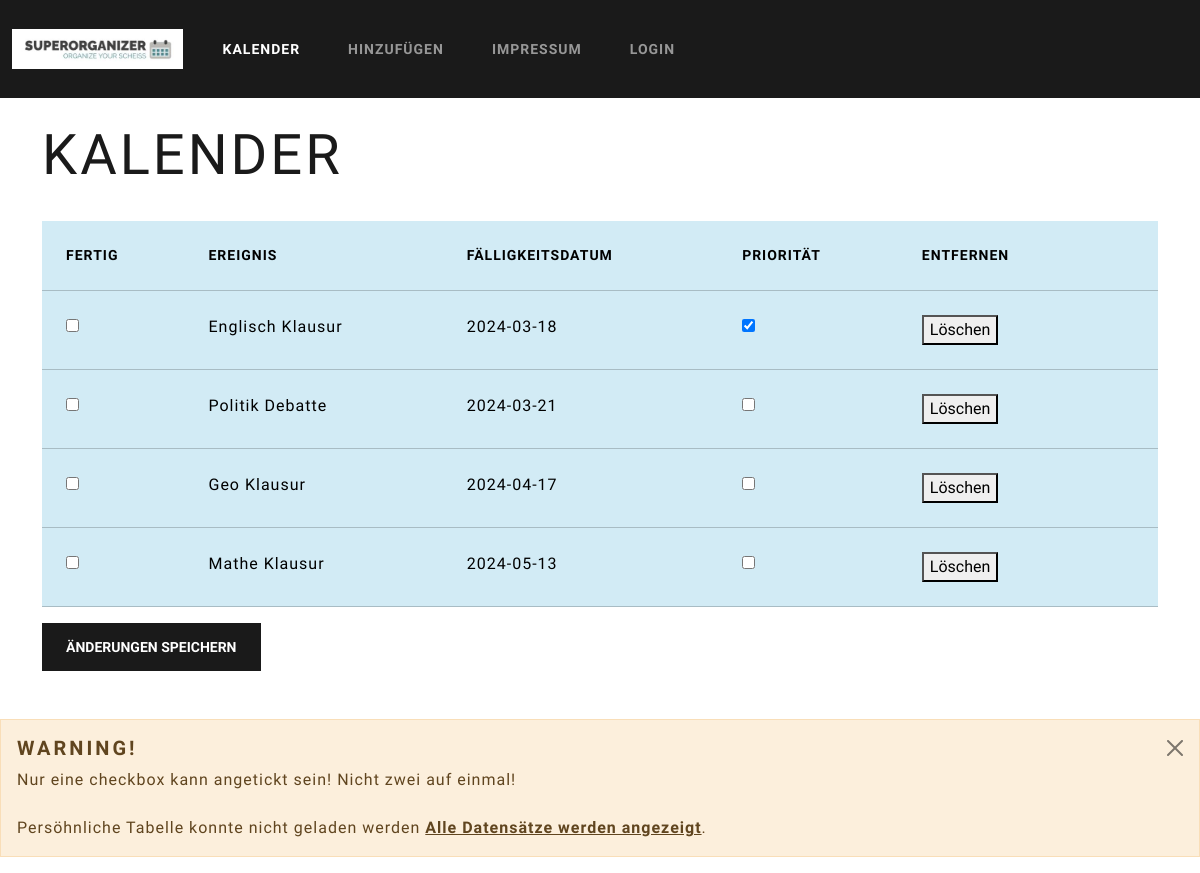
Before: / with the older database file.
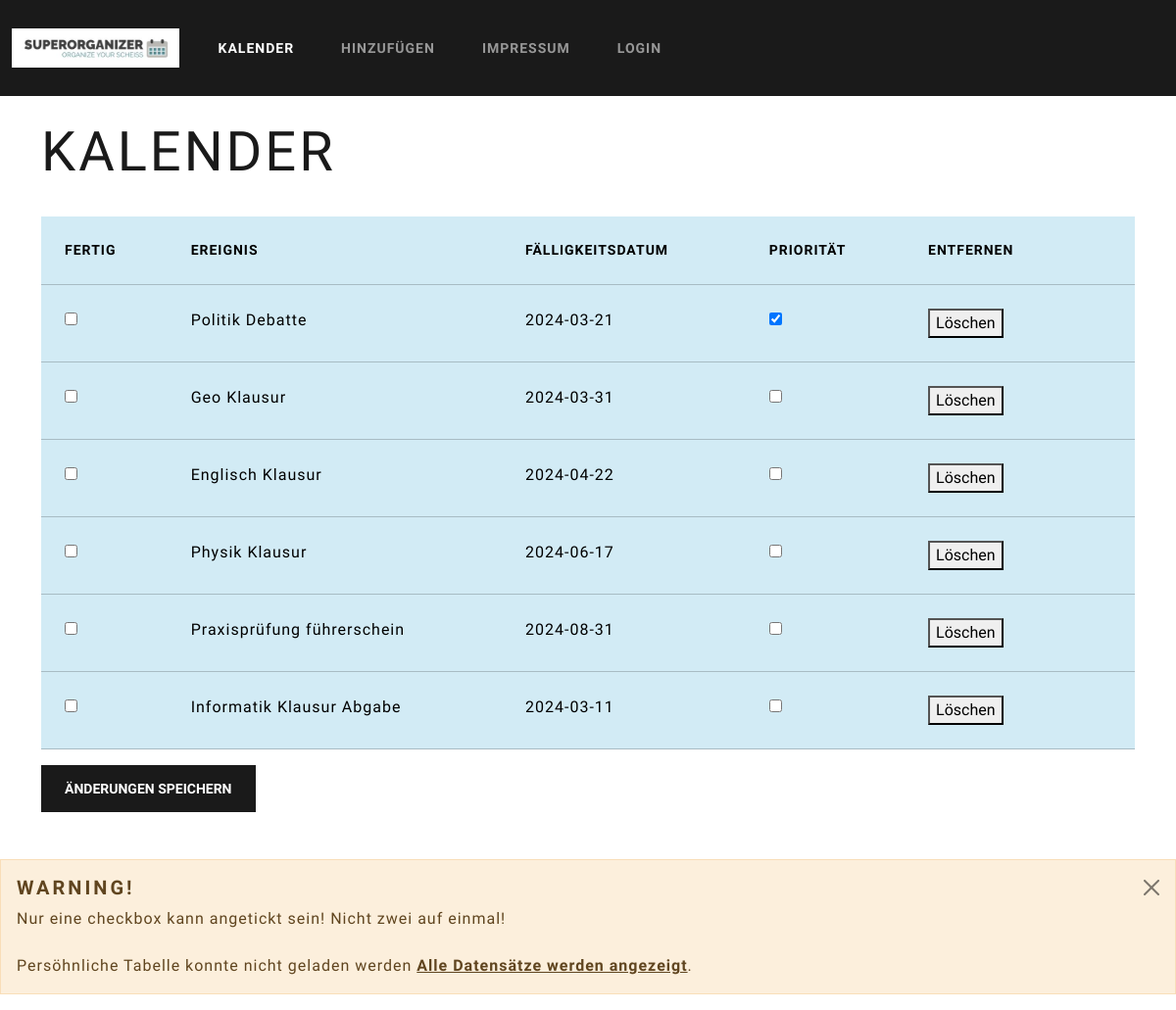
After: the same page with the newer database file.
### tables this page shows
CREATE TABLE "kalender" (
	"iD"	INTEGER UNIQUE,
	"Ereignis"	TEXT,
	"Beschreibung"	TEXT,
	"Priorisiert"	INTEGER,
	"Fertig"	INTEGER,
	"Datum"	TEXT,
	PRIMARY KEY("iD" AUTOINCREMENT)
);

### app.py (the view)
@app.route('/',methods=['POST','GET'])
def index():
    if request.method == 'POST':
         prio=request.form['priorisiert']
    data = get_data()
    return render_template('main.html', data = data)

### app.py (called while the page is built)
def get_data():
    conn = connect_db()
    cursor = conn.cursor()
    cursor.execute("SELECT * FROM kalender ORDER BY priorisiert DESC")
    data = cursor.fetchall()
    conn.close()
    return data

def connect_db():
    return sqlite3.connect('database.db')

### templates/main.html (shortened to what this page needs)
<!DOCTYPE html>
<html>
    <head>
        <link rel="stylesheet" href="{{ url_for('static', filename= 'css/bootstrap.css') }}">
    </head>
<body>
    <nav class="navbar navbar-expand-lg bg-primary" data-bs-theme="dark">
        <div class="container-fluid">
          <a class="navbar-brand" href="#">
                <img src="static/images/Logo.png" alt="Logo" style="height: 40px;">
          </a>
          <div class="collapse navbar-collapse" id="navbarColor01">
            <ul class="navbar-nav me-auto">
              <li class="nav-item">
                <a class="nav-link active" href="#">Kalender
                </a>
              </li>
              <li class="nav-item">
                <a class="nav-link" href="hinzufügen">Hinzufügen</a>
              </li>
              <li class="nav-item">
                <a class="nav-link" href="/about">Impressum</a>
              </li>
              <li class="nav-item">
                <a class="nav-link" href="/login">Login</a>
              </li>
            </ul>
          </div>
        </div>
    </nav>
    <br>
    <div class="container">
        <h1 class="display-4">Kalender</h1>
        <br>
        <form action="/submit1" method="post">
            <table class='table table-info'>
                <thead class="thead-dark">
                    <tr>
                        <th>Fertig</th>
                        <th>Ereignis</th>
                        <th>Fälligkeitsdatum</th>
                        <th>Priorität</th>
                        <th>Entfernen</th>
                        <th> </th>
                    </tr>
                </thead>
                <tbody>
                    {% for row in data %}
                    <tr>
                        <td>
                            <input type="checkbox" name="fertig-{{ row[0] }}" value="1" {% if row[4] == 1 %} checked {% endif %}>
                        </td>
                        <td>{{ row[1] }}</td>
                        <td>{{ row[5] }}</td>
                        <td>
                            <input type="checkbox" name="priorisiert-{{ row[0] }}" value="1" {% if row[3] == 1 %} checked {% endif %}>
                        </td>
                        <td>
                          <form action="/delete" method="post">
                              <button type="submit" onclick="return confirm('Bist du dir sicher, dass du den Eintrag Löschen mochtest?');">Löschen</button>
                          </form>
                        </td>
                        <td>
                        </td>
                    </form>
                    </tr>
                    {% endfor %}
        <button type="submit" class="btn btn-primary">Änderungen speichern</button>
    </div>
    <br><br>
    <div class="alert alert-dismissible alert-warning">
        <button type="button" class="btn-close" data-bs-dismiss="alert"></button>
        <h4 class="alert-heading">Warning!</h4>
        <p class="mb-0">Nur eine checkbox kann angetickt sein! Nicht zwei auf einmal!<br><br>Persöhnliche Tabelle konnte nicht geladen werden <a href="#" class="alert-link">Alle Datensätze werden angezeigt</a>.</p>
      </div>
</body>
</html>

Changed rows visible on the page:
removed kalender: Ereignis "Englisch Klausur", Datum "2024-03-18", Priorisiert "☑"
removed kalender: Ereignis "Geo Klausur", Datum "2024-04-17"
removed kalender: Ereignis "Mathe Klausur", Datum "2024-05-13"
changed kalender "Politik Debatte": Priorisiert "☐" → "☑"
added kalender: Ereignis "Geo Klausur", Datum "2024-03-31"
added kalender: Ereignis "Englisch Klausur", Datum "2024-04-22"
added kalender: Ereignis "Physik Klausur", Datum "2024-06-17"
added kalender: Ereignis "Praxisprüfung führerschein", Datum "2024-08-31"
added kalender: Ereignis "Informatik Klausur Abgabe", Datum "2024-03-11"
